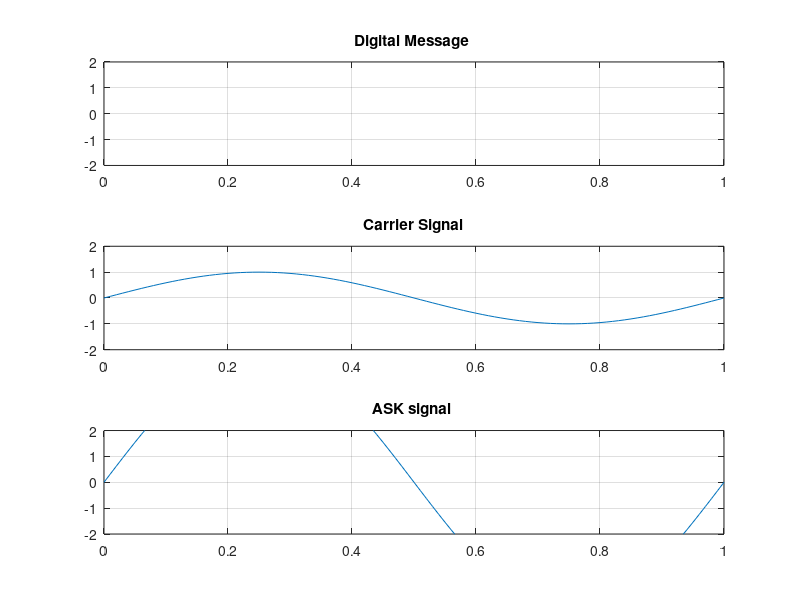

Write MATLAB code to recreate this figure.
clear;
clc;
b = input('Enter the Bit stream \n '); %b = [0 1 0 1 1 1 0];
n = length(b);
t = 0:.01:n;
x = 1:1:(n+1)*100;
for i = 1:n
for j = i:.1:i+1
bw(x(i*100:(i+1)*100)) = b(i);
end
end
bw = bw(100:end);
sint = sin(2*pi*t);
st = bw.*sint;
subplot(3,1,1)
plot(t,bw)
%xlabel('Time');
%ylabel('digital data');
title('Digital Message ');
grid on ; axis([0 n -2 +2])
subplot(3,1,2)
plot(t,sint)
title('Carrier Signal');
grid on ; axis([0 n -2 +2])
subplot(3,1,3)
plot(t,st)
title('ASK signal ');
grid on ; axis([0 n -2 +2])